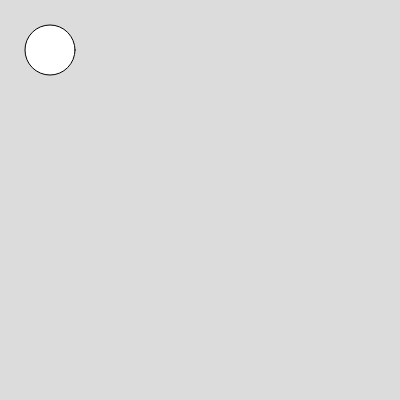
Frame 1 (no input)
Frame 60 (no input): identical to frame 1, image omitted
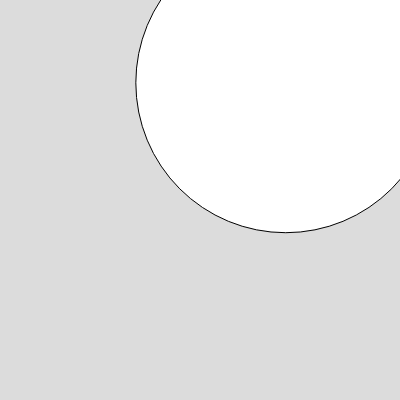
Frame 120 (the mouse pressed at the canvas centre since frame 60)

The p5.js sketch that drew these frames (run headless with seeded random() and noise() and a simulated clock; from frame 60 on, the mouse is pressed at the canvas centre):

// p5.js sketch
// ── sketch.js
let a = 50;
let b = 50;
let c = 50;
let d = 50;

function setup() {
  createCanvas(400, 400);
}

function draw() {
  background(220);
  circle(a, b, c, d);
}


function mousePressed() {
  if(mouseIsPressed)
    a = random(0, 400);
    b = random(0, 400);
    c = random(0, 400);
    d = random(0, 400);
}
